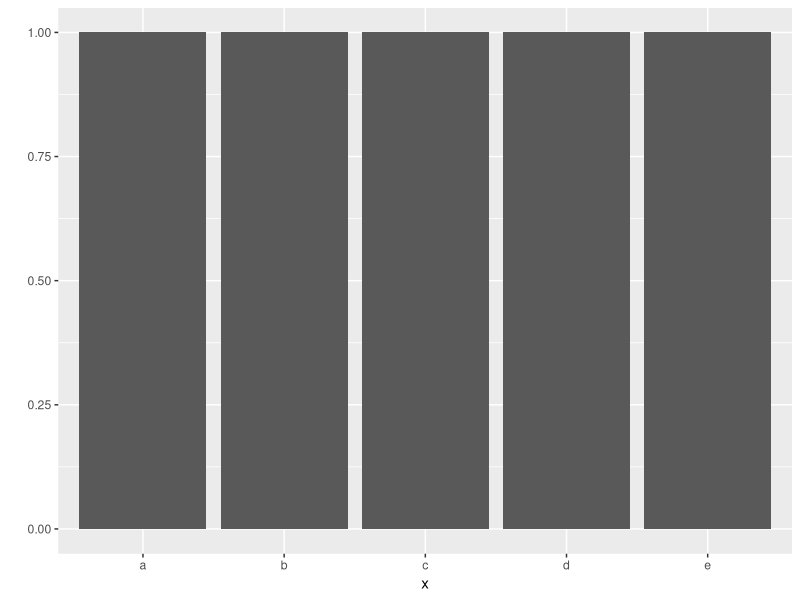
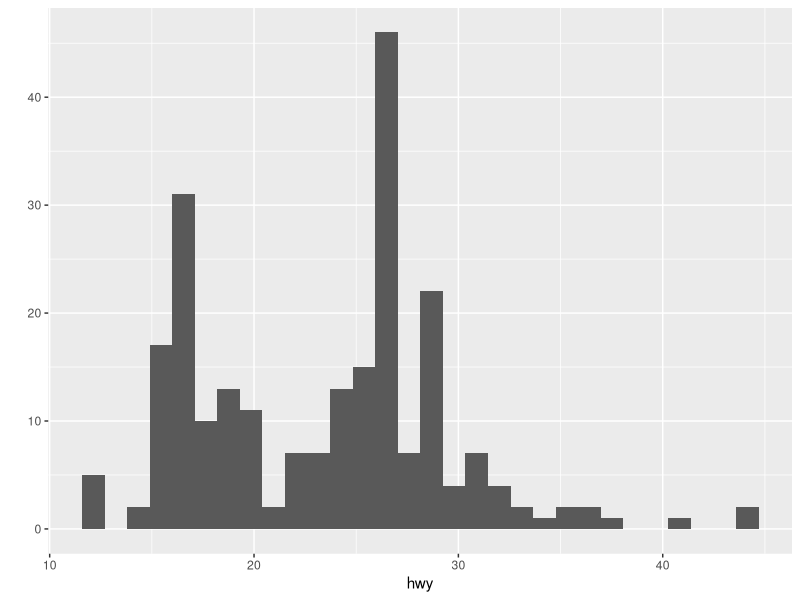

Here is the R script that generated these plots, in order:
a <- 1
a
b<-2
b
c<- 14
c
a+2
2*b
var <-c(1,2,3,4,5)
var
str <- "a"
str
str<- c("Hello", "World", "is", "good!")
str
hi<-paste(str)
hi
library(ggplot2)
x <- c ("a","b","c","d","e")
x
qplot(x)
qplot(data =mpg, x= hwy)
